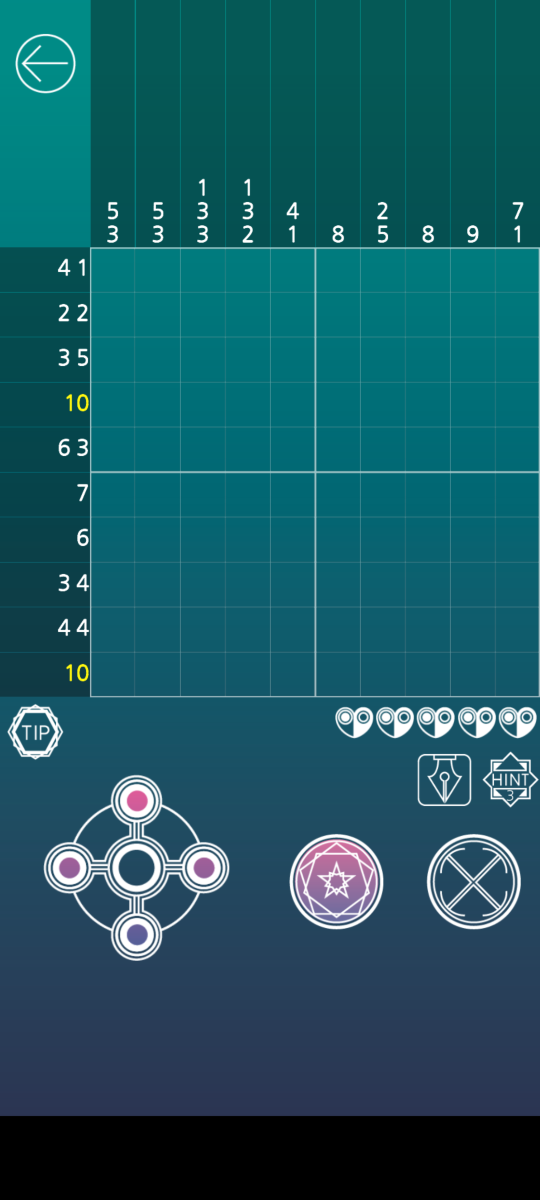
#> input picture screenshots/screenshot.png, 1080 x 2400 px, found by its file name (shown at 1/2 size)
$ python find_game_grid.py
#> lines starting #> are read from the running program, lines starting #| are printed output that depends on the picture; after the words box and inside, x2 and y2 are one past the last pixel; in counts of white or black regions, pixels touching at a corner belong together
import cv2
# from screenshot import screenshot

# screenshot_path = "D:/vs_projects/nonogram_solver_lunastory/screenshots/screenshot_10x10.png"
screenshot_path = "D:/vs_projects/nonogram_solver_lunastory/screenshots/screenshot.png"

# Загрузка изображения
image = cv2.imread(screenshot_path) # ориг
#> image is the input picture: shape (2400, 1080, 3); mean B, G, R 98.6, 87.4, 24.7
# image = cv2.imread(screenshot_path, cv2.IMREAD_GRAYSCALE)

# # Перевод в оттенки серого
gray = cv2.cvtColor(image, cv2.COLOR_BGR2GRAY)
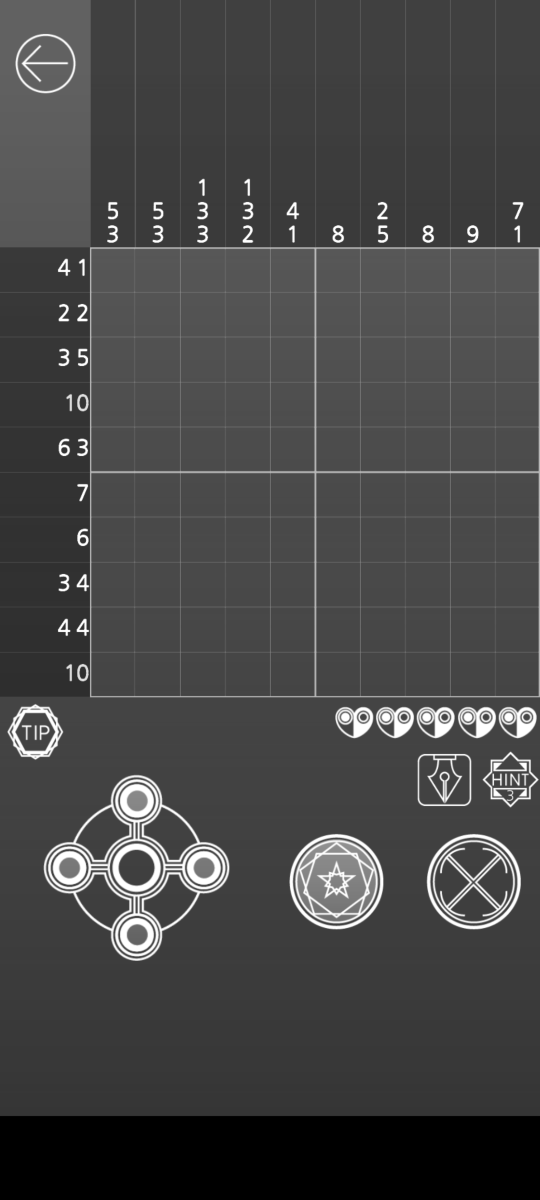
#> gray: shape (2400, 1080) (shown at 1/2 size); min 0, max 255, mean 69.9

# Применение порога для создания бинарного изображения
binary = cv2.threshold(gray, 127, 255, cv2.THRESH_BINARY)[1] # ориг
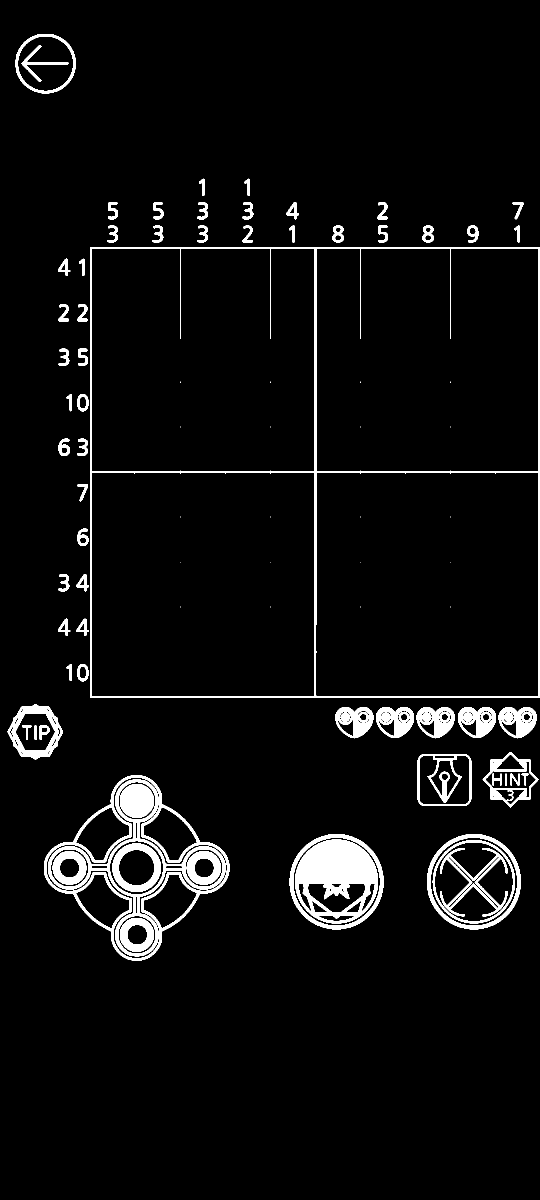
#> binary: shape (2400, 1080) (shown at 1/2 size); 4.8% white; 98 white regions (20 under 20 px)

# Нахождение контуров
contours = cv2.findContours(binary, cv2.RETR_EXTERNAL, cv2.CHAIN_APPROX_SIMPLE)[0]
#> contours = 50 contours; largest, box (x1, y1, x2, y2) and area: (180, 495, 1080, 1395) 808201, (88, 1550, 459, 1922) 75320, (579, 1668, 767, 1859) 27970, (854, 1668, 1042, 1859) 27954, (31, 68, 152, 187) 11230

board = sorted(contours, key=len)[16]
#> board = contour of 43 points, box (x1, y1, x2, y2) (756, 451, 776, 486), area 288
print(board)
#> (printed output is left out)

# НАРИСОВАТЬ

# Отображение изображения с контурами
cv2.drawContours(image, board, -1, (0, 0, 255), 5)
#> image: shape (2400, 1080, 3); 0.02% of pixels changed, all inside (x1, y1, x2, y2) = (753, 448, 779, 489)
# Resize the image to be 50% smaller
width = int(image.shape[1] * 0.45)
#> width = 486
height = int(image.shape[0] * 0.45)
#> height = 1080
image = cv2.resize(image, (width, height))
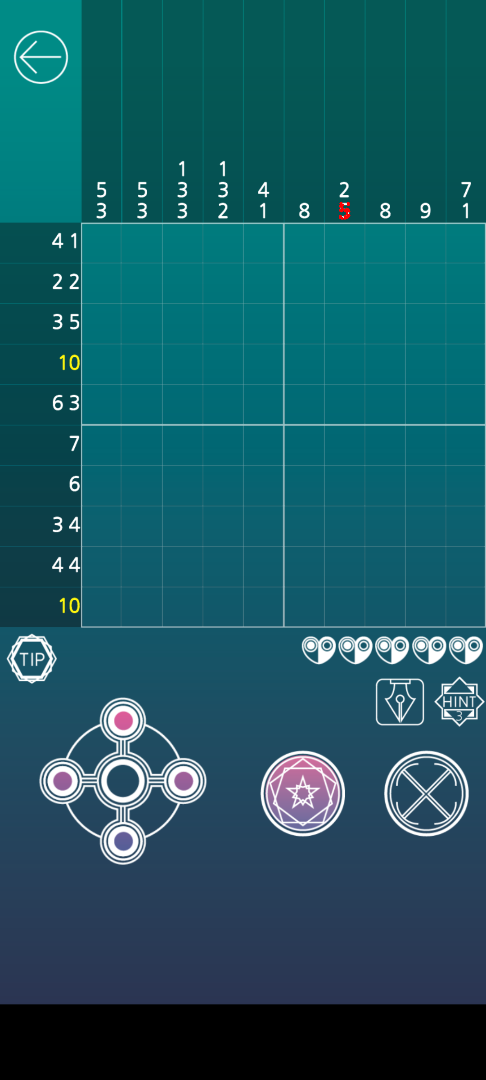
#> image: shape (1080, 486, 3); mean B, G, R 98.5, 87.3, 24.7
cv2.imshow('Contours', image)
cv2.waitKey(0)
